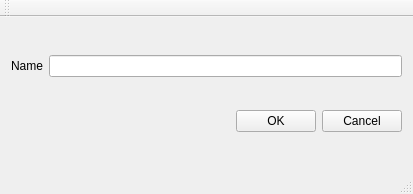
<?xml version="1.0" encoding="UTF-8"?>
<ui version="4.0">
 <class>MainWindow</class>
 <widget class="QMainWindow" name="MainWindow">
  <property name="geometry">
   <rect>
    <x>0</x>
    <y>0</y>
    <width>413</width>
    <height>194</height>
   </rect>
  </property>
  <property name="windowTitle">
   <string>MainWindow</string>
  </property>
  <widget class="QWidget" name="centralWidget">
   <layout class="QVBoxLayout" name="verticalLayout">
    <item>
     <layout class="QHBoxLayout" name="horizontalLayout">
      <item>
       <widget class="QLabel" name="label">
        <property name="text">
         <string>Name</string>
        </property>
        <property name="buddy">
         <cstring>lineEdit</cstring>
        </property>
       </widget>
      </item>
      <item>
       <widget class="QLineEdit" name="lineEdit"/>
      </item>
     </layout>
    </item>
    <item>
     <layout class="QHBoxLayout" name="horizontalLayout_2">
      <item>
       <spacer name="horizontalSpacer">
        <property name="orientation">
         <enum>Qt::Horizontal</enum>
        </property>
        <property name="sizeHint" stdset="0">
         <size>
          <width>40</width>
          <height>20</height>
         </size>
        </property>
       </spacer>
      </item>
      <item>
       <widget class="QPushButton" name="pushButton">
        <property name="text">
         <string>OK</string>
        </property>
       </widget>
      </item>
      <item>
       <widget class="QPushButton" name="pushButton_2">
        <property name="text">
         <string>Cancel</string>
        </property>
       </widget>
      </item>
     </layout>
    </item>
   </layout>
  </widget>
  <widget class="QMenuBar" name="menuBar">
   <property name="geometry">
    <rect>
     <x>0</x>
     <y>0</y>
     <width>413</width>
     <height>23</height>
    </rect>
   </property>
  </widget>
  <widget class="QToolBar" name="mainToolBar">
   <attribute name="toolBarArea">
    <enum>TopToolBarArea</enum>
   </attribute>
   <attribute name="toolBarBreak">
    <bool>false</bool>
   </attribute>
  </widget>
  <widget class="QStatusBar" name="statusBar"/>
 </widget>
 <layoutdefault spacing="6" margin="11"/>
 <tabstops>
  <tabstop>lineEdit</tabstop>
  <tabstop>pushButton</tabstop>
  <tabstop>pushButton_2</tabstop>
 </tabstops>
 <resources/>
 <connections>
  <connection>
   <sender>pushButton</sender>
   <signal>clicked()</signal>
   <receiver>MainWindow</receiver>
   <slot>showFullScreen()</slot>
   <hints>
    <hint type="sourcelabel">
     <x>292</x>
     <y>142</y>
    </hint>
    <hint type="destinationlabel">
     <x>190</x>
     <y>164</y>
    </hint>
   </hints>
  </connection>
  <connection>
   <sender>pushButton_2</sender>
   <signal>clicked()</signal>
   <receiver>MainWindow</receiver>
   <slot>close()</slot>
   <hints>
    <hint type="sourcelabel">
     <x>339</x>
     <y>136</y>
    </hint>
    <hint type="destinationlabel">
     <x>343</x>
     <y>109</y>
    </hint>
   </hints>
  </connection>
 </connections>
</ui>
